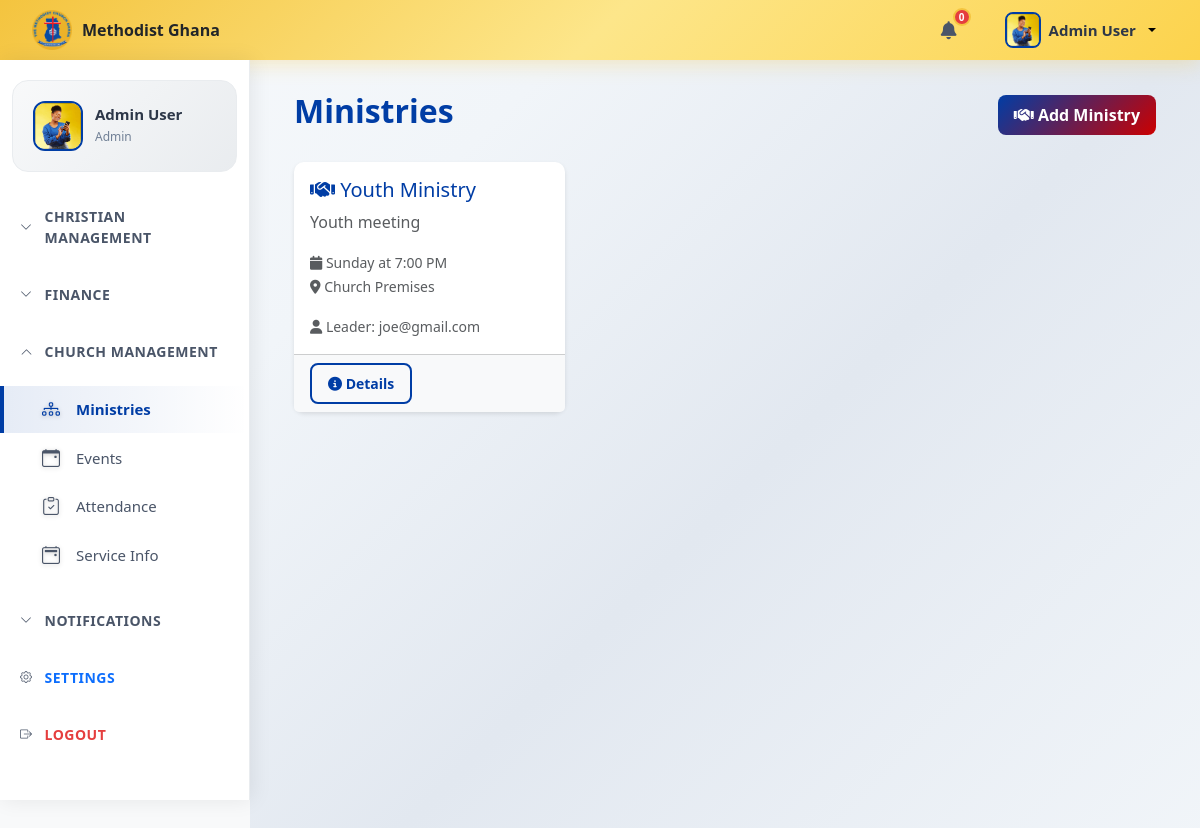
/app/views/ministries.php (signed in), run on an earlier commit of the app's database.
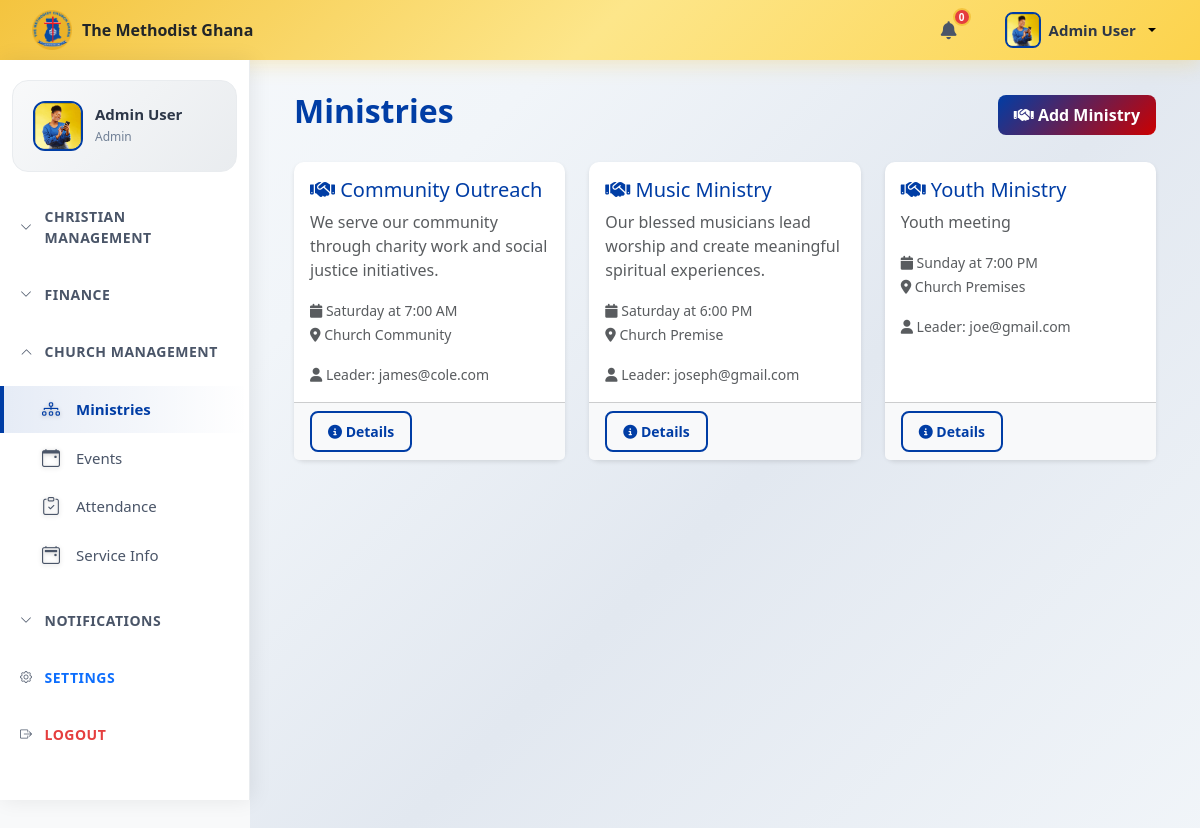
And on a later commit of the database.
### tables this page shows
CREATE TABLE `settings` (
  `id` int(11) NOT NULL,
  `setting_key` varchar(100) NOT NULL,
  `setting_value` longtext DEFAULT NULL,
  `description` text DEFAULT NULL,
  `created_at` timestamp NOT NULL DEFAULT current_timestamp(),
  `updated_at` timestamp NOT NULL DEFAULT current_timestamp() ON UPDATE current_timestamp()
);

CREATE TABLE `users` (
  `id` int(11) NOT NULL,
  `email` varchar(255) NOT NULL,
  `password` varchar(255) NOT NULL,
  `first_name` varchar(100) NOT NULL,
  `last_name` varchar(100) NOT NULL,
  `role_id` int(11) NOT NULL,
  `phone` varchar(20) DEFAULT NULL,
  `profile_photo` varchar(255) DEFAULT NULL,
  `is_active` tinyint(1) DEFAULT 1,
  `created_at` timestamp NOT NULL DEFAULT current_timestamp(),
  `updated_at` timestamp NOT NULL DEFAULT current_timestamp() ON UPDATE current_timestamp()
);

CREATE TABLE `ministries` (
  `id` int(11) NOT NULL,
  `name` varchar(100) NOT NULL,
  `description` text DEFAULT NULL,
  `leader_id` int(11) DEFAULT NULL,
  `leader_email` varchar(255) DEFAULT NULL,
  `meeting_day` varchar(20) DEFAULT NULL,
  `meeting_time` time DEFAULT NULL,
  `location` varchar(255) DEFAULT NULL,
  `status` varchar(50) DEFAULT 'active',
  `created_at` timestamp NOT NULL DEFAULT current_timestamp(),
  `updated_at` timestamp NOT NULL DEFAULT current_timestamp() ON UPDATE current_timestamp()
);

### config/database.php (called while the page is built, shortened)
<?php
class Database {
    private $host = 'localhost';
    private $db_name = 'church_management_system';
    private $user = 'root';
    private $password = '';
    private $pdo;
    private static $instance = null;
    public static function getInstance() {
        if (self::$instance === null) {
            self::$instance = new self();
        }
        return self::$instance;
    }
    public function connect() {
        try {
            $dsn = 'mysql:host=' . $this->host . ';dbname=' . $this->db_name;
            $this->pdo = new PDO($dsn, $this->user, $this->password);
            $this->pdo->setAttribute(PDO::ATTR_ERRMODE, PDO::ERRMODE_EXCEPTION);
            $this->pdo->setAttribute(PDO::ATTR_DEFAULT_FETCH_MODE, PDO::FETCH_ASSOC);
        } catch (PDOException $e) {
            die('Connection Error: ' . $e->getMessage());
        }
    }
    public function query($sql, $params = []) {
        try {
            $stmt = $this->pdo->prepare($sql);
            $stmt->execute($params);
            return $stmt;
        } catch (PDOException $e) {
            die('Query Error: ' . $e->getMessage());
        }
    }
    public function fetchAll($sql, $params = []) {
        return $this->query($sql, $params)->fetchAll();
    }
}
?>

### app/views/ministries.php (the view, shortened to what this page needs)
<?php
$activePage = 'ministries';
require_once __DIR__ . '/../../config/database.php';
$db = Database::getInstance();
$ministries = $db->fetchAll("SELECT * FROM ministries WHERE status = 'active' ORDER BY name");
?>
<?php include 'header.php'; ?>
<div class="main-content">
    <?php include 'sidebar.php'; ?>
    <div class="container-fluid">
        <div class="d-flex justify-content-between align-items-center mb-4">
            <h2 class="fw-bold" style="color: var(--primary-color);">Ministries</h2>
            <button class="btn btn-primary" data-bs-toggle="modal" data-bs-target="#addMinistryModal">
                <i class="fas fa-handshake"></i> Add Ministry
            </button>
        </div>
        <div class="row g-4">
            <?php foreach ($ministries as $m): ?>
                <div class="col-md-6 col-lg-4">
                    <div class="card h-100">
                        <div class="card-body">
                            <h5 class="card-title" style="color: var(--primary-color);">
                                <i class="fas fa-handshake"></i> <?php echo htmlspecialchars($m['name']); ?>
                            </h5>
                            <p class="card-text text-muted"><?php echo htmlspecialchars($m['description']); ?></p>
                            <div class="mb-3">
                                <small class="text-muted">
                                    <i class="fas fa-calendar"></i> <?php echo ucfirst($m['meeting_day']) . ' at ' . date('g:i A', strtotime($m['meeting_time'])); ?>
                                </small><br>
                                <small class="text-muted">
                                    <i class="fas fa-map-marker-alt"></i> <?php echo htmlspecialchars($m['location']); ?>
                                </small>
                            </div>
                            <?php if ($m['leader_email']): ?>
                                <small class="text-muted">
                                    <i class="fas fa-user"></i> Leader: <?php echo htmlspecialchars($m['leader_email']); ?>
                                </small>
                            <?php endif; ?>
                        </div>
                        <div class="card-footer bg-light">
                            <button class="btn btn-sm btn-outline-primary" data-bs-toggle="modal" data-bs-target="#ministryDetailsModal<?php echo $m['id']; ?>">
                                <i class="fas fa-info-circle"></i> Details
                            </button>
                        </div>
                    </div>
                </div>
            <?php endforeach; ?>
        </div>
    </div>
</div>

### app/views/header.php (shortened to what this page needs)
<?php
require_once __DIR__ . '/../../config/database.php';
$pdo = Database::getInstance()->getConnection();
$userId = $_SESSION['user_id'] ?? null;
$user = null;
if($userId) {
    $stmt = $pdo->prepare("SELECT first_name, last_name, profile_photo FROM users WHERE id = :id");
    $stmt->execute([':id' => $userId]);
    $user = $stmt->fetch(PDO::FETCH_ASSOC);
}
$db = Database::getInstance();
$settings = $db->fetchAll("SELECT * FROM settings");
$church_name = 'The Methodist Church Ghana';
foreach ($settings as $setting) {
    if ($setting['setting_key'] === 'church_name') $church_name = $setting['setting_value'];
}
?>
<!DOCTYPE html>
<html lang="en">
<head>
    <link href="https://cdn.jsdelivr.net/npm/bootstrap@5.3.2/dist/css/bootstrap.min.css" rel="stylesheet">
    <link rel="stylesheet" href="https://cdn.jsdelivr.net/npm/bootstrap-icons@1.11.0/font/bootstrap-icons.css">
    <link rel="stylesheet" href="https://cdnjs.cloudflare.com/ajax/libs/font-awesome/6.4.0/css/all.min.css">
    <link rel="stylesheet" href="<?php echo BASE_URL;?>/assets/css/style.css?v=<?php echo time(); ?>">
</head>
<body>
<?php
include __DIR__ . '/navbar.php';
?>

### app/views/navbar.php (shortened to what this page needs)
<?php
require_once __DIR__ . '/../../config/database.php';
?>
    <nav class="top-navbar">
        <div class="top-nav-left">
            <div class="d-none d-md-flex align-items-center">
                <img src="<?php echo BASE_URL;?>/assets/images/methodist-logo.png" alt="Logo" style="height: 40px; margin-right: 10px;">
                <span class="fw-bold text-dark"><?php echo htmlspecialchars($church_name); ?></span>
            </div>
        </div>
        <div class="top-nav-right">
         <div class="dropdown">
            <button class="top-nav-icon-btn notification-btn" data-bs-toggle="dropdown">
                <i class="fas fa-bell"></i>
                <span class="notification-badge"><?= $unread_count['COUNT(*)'] ?? 0 ?></span>
            </button>
         </div>
            <div class="dropdown user-dropdown ms-2">
                <button class="user-profile-btn dropdown-toggle" data-bs-toggle="dropdown">
                    <img src="<?php echo BASE_URL; echo '/'; echo htmlspecialchars($user['profile_photo'] ?? '/assets/images/placeholder-user.jpg'); ?>" alt="User" class="user-thumbnail">
                    <span class="d-none d-md-inline user-name-top"><?php echo htmlspecialchars($user['first_name'] . ' ' . $user['last_name']); ?></span>
                </button>
            </div>
        </div>
    </nav>
</body>
</html>

### app/views/sidebar.php (shortened to what this page needs)
<?php
include_once __DIR__ . '/../../config/database.php';
$pdo = Database::getInstance()->getConnection();
$userId = $_SESSION['user_id'] ?? null;
$user = null;
if($userId) {
    $stmt = $pdo->prepare("SELECT first_name, last_name, profile_photo FROM users WHERE id = :id");
    $stmt->execute([':id' => $userId]);
    $user = $stmt->fetch(PDO::FETCH_ASSOC);
}
$activePage = isset($activePage) ? $activePage : 'dashboard';
function isActive($page, $current){
    return $page === $current ? 'active' : '';
}
function isCollapsed($group, $current){
    $groups = [
        'christianManagement' => ['dashboard', 'members'],
        'finance' => ['donations', 'expenses', 'report'],
        'churchManagement' => ['ministries', 'events', 'attendance', 'service'],
        'notifications' => ['notifications']
    ];
    if(isset($groups[$group]) && in_array($current, $groups[$group])){
        return 'show';
    }
    return '';
}
?>
<nav class="sidebar sidebar-menu-groups" id="sidebar">
    <div class="sidebar-user-card">
        <div class="user-avatar">
            <img src="<?php echo BASE_URL; echo '/'; echo htmlspecialchars($user['profile_photo'] ?? '/assets/images/placeholder-user.jpg'); ?>" alt="User">
        </div>
        <div class="user-info">
            <h6><?php echo htmlspecialchars($user['first_name'] . ' ' . $user['last_name']); ?></h6>
            <span class="user-role"><?php echo htmlspecialchars($_SESSION['user_role']); ?></span>
        </div>
    </div>
    <div class="sidebar-menu-groups">
        <div class="menu-group">
            <div class="menu-group-header"   data-bs-target="#christianManagement" aria-expanded="<?= isCollapsed('christianManagement', $activePage) ? 'true' : 'false' ?>">
                <i class="bi bi-chevron-down"></i>
                <span>Christian Management</span>
            </div>
        </div>
        <div class="menu-group">
            <div class="menu-group-header"  data-bs-target="#finance" aria-expanded="<?= isCollapsed('finance', $activePage) ? 'true' : 'false' ?>">
                <i class="bi bi-chevron-down"></i>
                <span>Finance</span>
            </div>
        </div>
        <div class="menu-group">
            <div class="menu-group-header"  data-bs-target="#churchManagement" aria-expanded="<?= isCollapsed('churchManagement', $activePage) ? 'true' : 'false' ?>">
                <i class="bi bi-chevron-down"></i>
                <span>Church Management</span>
            </div>
            <ul class="sidebar-menu collapse <?= isCollapsed('churchManagement', $activePage) ?>" id="churchManagement">
                <li><a href="ministries.php" class="<?= isActive('ministries', $activePage) ?>"><i class="bi bi-diagram-3"></i> Ministries</a></li>
                <li><a href="events.php" class="<?= isActive('events', $activePage) ?>"><i class="bi bi-calendar-event"></i> Events</a></li>
                <li><a href="attendance.php" class="<?= isActive('attendance', $activePage) ?>"><i class="bi bi-clipboard-check"></i> Attendance</a></li>
                <li><a href="service.php" class="<?= isActive('service', $activePage) ?>"><i class="bi bi-calendar2-event"></i> Service Info</a></li>
            </ul>
        </div>
        <div class="menu-group">
            <div class="menu-group-header"  data-bs-target="#notifications">
                <i class="bi bi-chevron-down"></i>
                <span>Notifications</span>
            </div>
        </div>
        <div class="menu-group">
            <div class="menu-group-header">
                <i class="bi bi-gear"></i>
                <span><a href="<?php echo BASE_URL; ?>/app/views/settings.php" class="menu-link <?= isActive('settings', $activePage) ?>">Settings</a></span>
            </div>
        </div>
        <div class="menu-group">
            <div class="menu-group-header">
                <i class="bi bi-box-arrow-right"></i>
                <span><a href="<?php echo BASE_URL; ?>/app/controllers/logout.php" class="menu-link logout-link"> Logout
        </a></span>
            </div>
        </div>
    </div>
</nav>

What changed in the data, as far as the page shows it:
changed settings: setting_value "Methodist Ghana" → "The Methodist Ghana"
added ministries: name "Community Outreach", description "We serve our community through charity work and social justice initiatives.", meeting_day "Saturday", meeting_time "7:00 AM", location "Church Community", leader_email "james@cole.com"
added ministries: name "Music Ministry", description "Our blessed musicians lead worship and create meaningful spiritual experiences.", meeting_day "Saturday", meeting_time "6:00 PM", location "Church Premise", leader_email "joseph@gmail.com"
